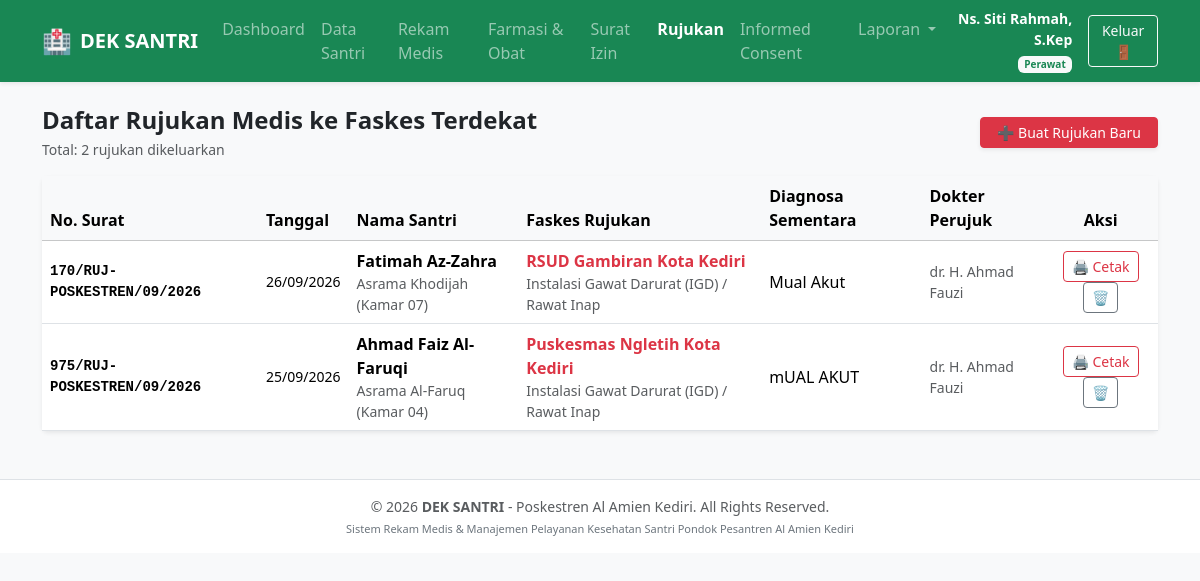
/surat_rujukan.php (signed in), run on the app's committed database.
### tables this page shows
CREATE TABLE `surat_rujukan` (
  `id_rujukan` int(11) NOT NULL,
  `nomor_surat` varchar(50) NOT NULL,
  `id_rm` int(11) DEFAULT NULL,
  `id_santri` int(11) NOT NULL,
  `tanggal_surat` date NOT NULL,
  `faskes_tujuan` varchar(100) NOT NULL,
  `poli_tujuan` varchar(100) NOT NULL,
  `diagnosa_sementara` varchar(150) NOT NULL,
  `kode_icd10` varchar(20) DEFAULT NULL,
  `anamnesa_ringkas` text NOT NULL,
  `ttv_fisik` text NOT NULL,
  `terapi_awal` text NOT NULL,
  `alasan_rujukan` text NOT NULL,
  `dokter_pengirim` varchar(100) NOT NULL
);

CREATE TABLE `santri` (
  `id_santri` int(11) NOT NULL,
  `nis` varchar(20) NOT NULL,
  `nama_lengkap` varchar(120) NOT NULL,
  `jenis_kelamin` enum('L','P') NOT NULL,
  `tempat_lahir` varchar(60) NOT NULL,
  `tanggal_lahir` date NOT NULL,
  `asrama` varchar(100) NOT NULL,
  `komplek` enum('Putra','Putri') NOT NULL,
  `kelas` varchar(50) NOT NULL,
  `golongan_darah` enum('A','B','AB','O','Belum Tahu') DEFAULT 'Belum Tahu',
  `berat_badan` decimal(5,2) DEFAULT 0.00,
  `tinggi_badan` decimal(5,2) DEFAULT 0.00,
  `riwayat_alergi` text DEFAULT NULL,
  `riwayat_penyakit_khusus` text DEFAULT NULL,
  `nama_wali` varchar(100) NOT NULL,
  `no_hp_wali` varchar(20) NOT NULL,
  `alamat_asal` text NOT NULL,
  `status` enum('Aktif','Alumni','Cuti Sakit') DEFAULT 'Aktif',
  `created_at` timestamp NOT NULL DEFAULT current_timestamp()
);

### surat_rujukan.php (the view, shortened to what this page needs)
<?php
require_once 'config.php';
$action = sanitize($_GET['action'] ?? 'list');
$daftarFaskes = [
    'Puskesmas Ngletih Kota Kediri',
    'Puskesmas Pesantren 1 Kota Kediri',
    'Puskesmas Pesantren 2 Kota Kediri',
    'RSUD Gambiran Kota Kediri',
    'RSUD Kilisuci Kota Kediri',
    'RS Bhayangkara Kediri',
    'RS Baptis Kediri'
];
$santriList = $pdo->query("SELECT id_santri, nis, nama_lengkap, asrama, kelas FROM santri WHERE status='Aktif' ORDER BY nama_lengkap ASC")->fetchAll();
$rmList = $pdo->query("SELECT rm.id_rm, rm.nomor_rm, rm.diagnosis_utama, s.nama_lengkap FROM rekam_medis rm JOIN santri s ON rm.id_santri = s.id_santri ORDER BY rm.tanggal_kunjungan DESC LIMIT 20")->fetchAll();
$stmtList = $pdo->query("
    SELECT r.*, s.nama_lengkap, s.nis, s.asrama, s.kelas
    FROM surat_rujukan r
    JOIN santri s ON r.id_santri = s.id_santri
    ORDER BY r.id_rujukan DESC
");
$daftarRujukan = $stmtList->fetchAll();
?>
<!DOCTYPE html>
<html lang="id">
<head>
    <link href="https://cdn.jsdelivr.net/npm/bootstrap@5.3.3/dist/css/bootstrap.min.css" rel="stylesheet">
</head>
<body class="bg-light">
<main class="container my-4">
    <?php if ($action === 'tambah'): ?>
        <div class="card shadow-sm border-0 mb-4">
            <div class="card-header bg-danger text-white py-3 d-flex justify-content-between align-items-center">
                <h5 class="mb-0 fw-bold">🏥 Penerbitan Surat Rujukan Pasien Santri</h5>
                <a href="surat_rujukan.php" class="btn btn-outline-light btn-sm">Kembali</a>
            </div>
            <div class="card-body p-4">
                <form method="POST">
                    <div class="row g-3 mb-3">
                        <div class="col-md-6">
                            <label class="form-label small fw-bold">Pilih Pasien Santri *</label>
                            <select name="id_santri" class="form-select form-select-sm" required>
                                <option value="">-- Pilih Santri --</option>
                                <?php foreach ($santriList as $s): ?>
                                    <option value="<?= $s['id_santri'] ?>"><?= htmlspecialchars($s['nama_lengkap']) ?> (NIS: <?= $s['nis'] ?>) - <?= htmlspecialchars($s['asrama']) ?></option>
                                <?php endforeach; ?>
                            </select>
                        </div>
                        <div class="col-md-6">
                            <label class="form-label small fw-bold">Tautkan Rekam Medis (Opsional)</label>
                            <select name="id_rm" class="form-select form-select-sm">
                                <option value="">-- Tanpa Kunjungan RM Sebelumnya --</option>
                                <?php foreach ($rmList as $r): ?>
                                    <option value="<?= $r['id_rm'] ?>"><?= htmlspecialchars($r['nomor_rm']) ?> - <?= htmlspecialchars($r['nama_lengkap']) ?> (<?= htmlspecialchars($r['diagnosis_utama']) ?>)</option>
                                <?php endforeach; ?>
                            </select>
                        </div>
                        <div class="col-md-6">
                            <label class="form-label small fw-bold">Fasilitas Kesehatan Tujuan Rujukan *</label>
                            <select name="faskes_tujuan" class="form-select form-select-sm" required>
                                <?php foreach ($daftarFaskes as $f): ?>
                                    <option value="<?= $f ?>"><?= $f ?></option>
                                <?php endforeach; ?>
                            </select>
                        </div>
                        <div class="col-md-6">
                            <label class="form-label small fw-bold">Poli / Unit yang Dituju *</label>
                            <input type="text" name="poli_tujuan" class="form-control form-control-sm" required value="Instalasi Gawat Darurat (IGD) / Rawat Inap">
                        </div>
                    </div>
                    <div class="row g-3 mb-3">
                        <div class="col-md-8">
                            <label class="form-label small fw-bold">Diagnosa Medis Sementara *</label>
                            <input type="text" name="diagnosa_sementara" class="form-control form-control-sm" required placeholder="Contoh: Suspect Appendicitis Akut / Febris H-4">
                        </div>
                        <div class="col-md-4">
                            <label class="form-label small fw-bold">Kode ICD-10 (Bila ada)</label>
                            <input type="text" name="kode_icd10" class="form-control form-control-sm" placeholder="K35.8 / R50.9">
                        </div>
                        <div class="col-12">
                            <label class="form-label small fw-bold">Anamnesa Singkat & Keluhan *</label>
                            <textarea name="anamnesa_ringkas" class="form-control form-control-sm" rows="2" required placeholder="Nyeri perut kanan bawah mendadak sejak tadi malam, demam naik turun..."></textarea>
                        </div>
                        <div class="col-md-6">
                            <label class="form-label small fw-bold">Hasil TTV & Pemeriksaan Fisik Terakhir *</label>
                            <input type="text" name="ttv_fisik" class="form-control form-control-sm" required placeholder="TD: 110/70, Suhu: 38.7 C, Nadi: 96x/m, Nyeri tekan McBurney (+)">
                        </div>
                        <div class="col-md-6">
                            <label class="form-label small fw-bold">Terapi / Tindakan Awal di Poskestren</label>
                            <input type="text" name="terapi_awal" class="form-control form-control-sm" value="Paracetamol infus / oral, kompres hangat, rehidrasi">
                        </div>
                        <div class="col-md-8">
                            <label class="form-label small fw-bold">Alasan Dirujuk *</label>
                            <input type="text" name="alasan_rujukan" class="form-control form-control-sm" required value="Memerlukan pemeriksaan penunjang lab darah lengkap dan evaluasi dokter spesialis bedah/anak.">
                        </div>
                        <div class="col-md-4">
                            <label class="form-label small fw-bold">Dokter / Nakes Perujuk *</label>
                            <input type="text" name="dokter_pengirim" class="form-control form-control-sm" required value="dr. H. Ahmad Fauzi">
                        </div>
                    </div>
                    <div class="d-flex justify-content-end gap-2">
                        <a href="surat_rujukan.php" class="btn btn-secondary btn-sm px-4">Batal</a>
                        <button type="submit" name="simpan_rujukan" class="btn btn-danger btn-sm px-4">🏥 Terbitkan Surat Rujukan</button>
                    </div>
                </form>
            </div>
        </div>
    <?php else: ?>
        <div class="d-flex flex-wrap justify-content-between align-items-center mb-3">
            <div>
                <h1 class="h4 fw-bold text-dark mb-1">Daftar Rujukan Medis ke Faskes Terdekat</h1>
                <p class="text-muted small mb-0">Total: <?= count($daftarRujukan) ?> rujukan dikeluarkan</p>
            </div>
            <a href="surat_rujukan.php?action=tambah" class="btn btn-danger btn-sm px-3 shadow-sm">
                ➕ Buat Rujukan Baru
            </a>
        </div>
        <div class="card shadow-sm border-0">
            <div class="card-body p-0">
                <div class="table-responsive">
                    <table class="table table-hover align-middle mb-0">
                        <thead class="table-light">
                            <tr>
                                <th>No. Surat</th>
                                <th>Tanggal</th>
                                <th>Nama Santri</th>
                                <th>Faskes Rujukan</th>
                                <th>Diagnosa Sementara</th>
                                <th>Dokter Perujuk</th>
                                <th class="text-center">Aksi</th>
                            </tr>
                        </thead>
                        <tbody>
                            <?php if (empty($daftarRujukan)): ?>
                                <tr><td colspan="7" class="text-center py-4 text-muted">Belum ada surat rujukan yang dibuat.</td></tr>
                            <?php else: foreach ($daftarRujukan as $row): ?>
                                <tr>
                                    <td class="font-monospace small fw-bold"><?= htmlspecialchars($row['nomor_surat']) ?></td>
                                    <td class="small"><?= date('d/m/Y', strtotime($row['tanggal_surat'])) ?></td>
                                    <td>
                                        <div class="fw-bold"><?= htmlspecialchars($row['nama_lengkap']) ?></div>
                                        <div class="small text-muted"><?= htmlspecialchars($row['asrama']) ?></div>
                                    </td>
                                    <td>
                                        <div class="fw-semibold text-danger"><?= htmlspecialchars($row['faskes_tujuan']) ?></div>
                                        <div class="small text-muted"><?= htmlspecialchars($row['poli_tujuan']) ?></div>
                                    </td>
                                    <td><?= htmlspecialchars($row['diagnosa_sementara']) ?></td>
                                    <td class="small text-muted"><?= htmlspecialchars($row['dokter_pengirim']) ?></td>
                                    <td class="text-center">
                                        <a href="cetak_rujukan.php?id_rm=<?= $row['id_rm'] ?: 1 ?>" target="_blank" class="btn btn-sm btn-outline-danger">🖨️ Cetak</a>
                                        <a href="surat_rujukan.php?hapus=<?= $row['id_rujukan'] ?>" onclick="return confirm('Hapus surat rujukan ini?')" class="btn btn-sm btn-outline-secondary">🗑️</a>
                                    </td>
                                </tr>
                            <?php endforeach; endif; ?>
                        </tbody>
                    </table>
                </div>
            </div>
        </div>
    <?php endif; ?>
</main>
</body>
</html>

### data on the page
surat_rujukan: nomor_surat "170/RUJ-POSKESTREN/09/2026", tanggal_surat "26/09/2026", id_santri.nama_lengkap "Fatimah Az-Zahra", id_santri.asrama "Asrama Khodijah (Kamar 07)", faskes_tujuan "RSUD Gambiran Kota Kediri", poli_tujuan "Instalasi Gawat Darurat (IGD) / Rawat Inap", diagnosa_sementara "Mual Akut", dokter_pengirim "dr. H. Ahmad Fauzi"
surat_rujukan: nomor_surat "975/RUJ-POSKESTREN/09/2026", tanggal_surat "25/09/2026", id_santri.nama_lengkap "Ahmad Faiz Al-Faruqi", id_santri.asrama "Asrama Al-Faruq (Kamar 04)", faskes_tujuan "Puskesmas Ngletih Kota Kediri", poli_tujuan "Instalasi Gawat Darurat (IGD) / Rawat Inap", diagnosa_sementara "mUAL AKUT", dokter_pengirim "dr. H. Ahmad Fauzi"

### other printed values
$nama "Ns. Siti Rahmah, S.Kep"
$role "Perawat"
count($daftarRujukan) "2"
APP_NAME "DEK SANTRI"
INSTANSI_NAME "Poskestren Al Amien Kediri"
